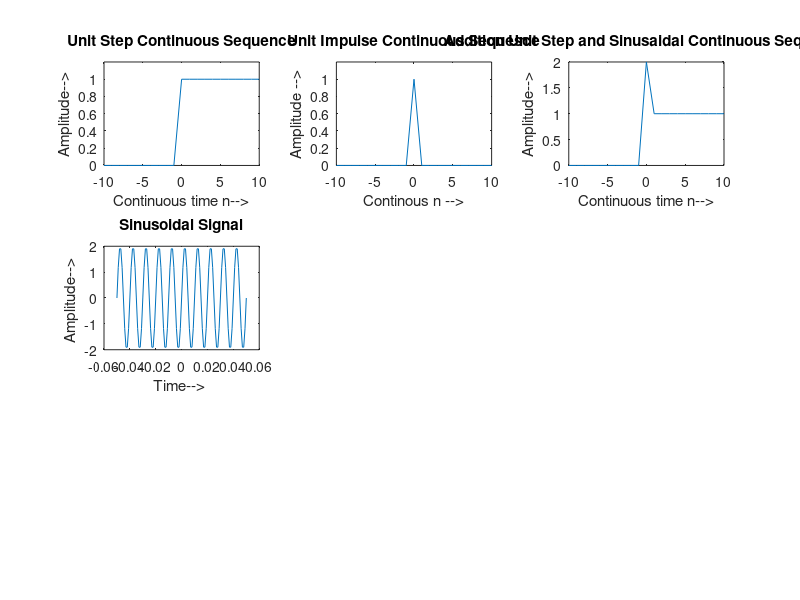

Reproduce this figure in MATLAB. (Note: this script raises an error after producing the figure.)
clc;
close all;


%Unit Step Continuous Sequence

n=-10:1:10;
step=[zeros(1,10),ones(1,11)];
% figure;
subplot(3,3,1);
plot(n,step);
xlabel('Continuous time n-->');
ylabel('Amplitude-->');
title('Unit Step Continuous Sequence');
axis([-10 10 0 1.2]);

%Unit Impulse Continuous sequence

n=-10:1:10;
impulse = [zeros(1,10),ones(1,1),zeros(1,10)];
subplot(3,3,2);
plot(n,impulse);
xlabel('Continous n -->');
ylabel('Amplitude -->');
title('Unit Impulse Continuous Sequesce');

axis([-10 10 0 1.2]);


%additon of two signal

y12=impulse+step;
subplot(3,3,3);
plot(n,y12);
xlabel('Continuous time n-->');
ylabel('Amplitude-->');
title('Addition Unit Step and Sinusaidal Continuous Sequence');

%sinusaidal

t=-.05:0.001:.05;
f=100;
a=2;
yt=a*sin(2*pi*f*t);
subplot(3,3,4);
plot(t,yt);
xlabel('Time--> ');
ylabel('Amplitude--> ');
title('Sinusoidal Signal');


%additon of two signal of sinusaidal and others

y12=impulse+yt;
subplot(3,3,5);
plot(n,y12);
xlabel('Continuous time n-->');
ylabel('Amplitude-->');
title('Addition Unit Step and Sinusaidal Continuous Sequence');
